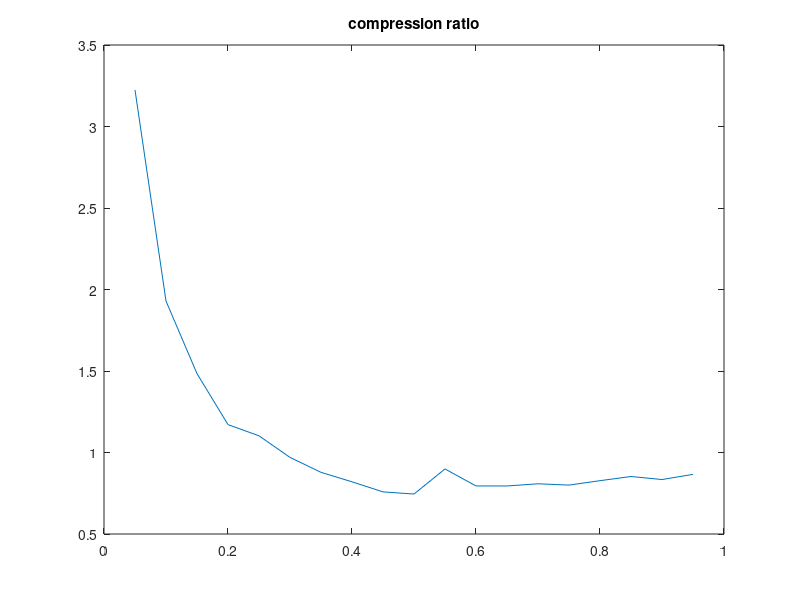

Recreate this plot in MATLAB.
clc;
clear all;
clc;

al = 0.05:0.05:0.95;
N=19600;
ratio = zeros(1,3);
% figure;
for k = 1:length(al)
    a = al(k);
    x = zeros(1,N);
    
    ga = rand(x);
    if ga >0.5
        x(1) = 1;
    else
        x(1) = 0;
    end
    
    for i=2:N
        if x(i-1) == 0
            x(i) = rand() <= a;
        else
            x(i) = rand() > a;
        end
    end
    
    rv = [1];
    j=1;
    for i=2:N
        if x(i)==x(i-1)
            rv(j)= rv(j)+1;
        else
            j=j+1;
            rv = [rv, 1];
        end
    end
    
    vmax = max(rv);
    counts = zeros(1,vmax);
    for i=1:length(rv)
        counts(rv(i))= counts(rv(i))+1;
    end
    % plot(1:vmax,log10(counts/length(rv)));
    % hold on;
    for i=1:length(counts)
        counts(i) = ceil(-log2(counts(i)/length(rv)));
    end
    leng = 0;
    for i=1:length(rv)
        leng = leng + counts(rv(i));
    end
    ratio(k) = N/leng;
end

% legend('alpah=0.05','alpha=0.5','alpha=0.95');
% xlabel('value of length');
% ylabel('pmf(log10)');
% title('pmf of run_length values');

figure;
plot(al, ratio);
title('compression ratio');
